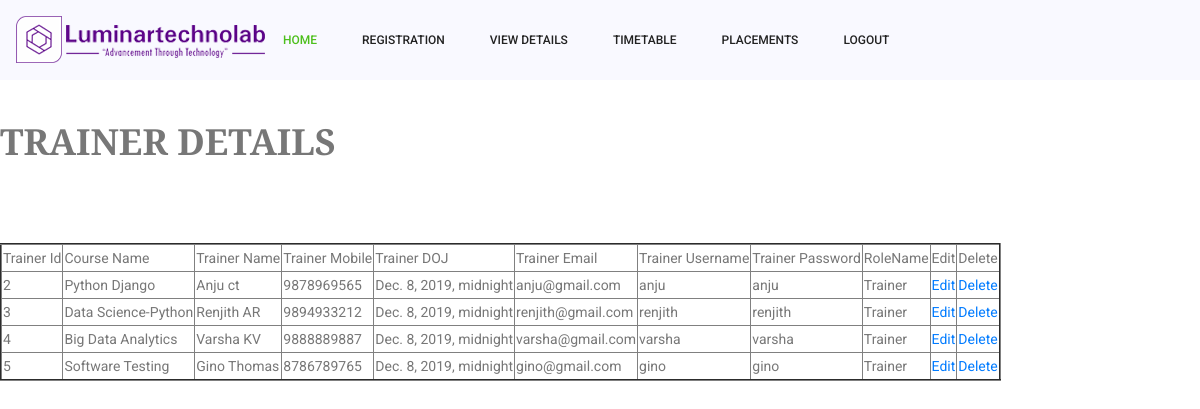
Screenshot of /hrapp/displaytrainer with the database file from the repository.
### adminapp/models.py (models this page shows, shortened)
class Trainer(models.Model):
    t_id=models.IntegerField(auto_created=True)
    course_name=models.ForeignKey(Course,on_delete=models.CASCADE)
    trainer_name=models.CharField(max_length=200)
    trainer_mobile = models.IntegerField()
    trainer_doj = models.DateTimeField(default=datetime.date.today())
    trainer_email = models.CharField(max_length=200)
    trainer_username=models.CharField(max_length=200,unique=True)
    trainer_password=models.CharField(max_length=100)
    role_name=models.ForeignKey(Role,on_delete=models.CASCADE)

class Course(models.Model):
    course_name=models.CharField(max_length=150,unique=True,)
    course_fee=models.IntegerField()
    def __str__(self):
        return self.course_name

class Role(models.Model):
    role_name=models.CharField(max_length=200,unique=True)
    def __str__(self):
        return self.role_name

### hrapp/views.py (the view)
# urls.py: path('displaytrainer', views.TrainerList.as_view(), name='displaytrainer'),
class TrainerList(ListView):
    model = Trainer
    template_name = 'adminapp/displaytrainer.html'

### template/adminapp/displaytrainer.html
<!DOCTYPE html>
<!DOCTYPE html>
{% extends "adminapp/hrindex.html" %}
    {% block body_block %}
<br><br><br><br><br>
<h1> TRAINER DETAILS</h1>
<br><br><br>
<table border="2">
    <tr>
        <td>Trainer Id</td>
        <td>Course Name</td>
        <td>Trainer Name</td>
        <td>Trainer Mobile</td>
        <td>Trainer DOJ </td>
        <td>Trainer Email</td>
        <td>Trainer Username</td>
        <td>Trainer Password</td>
        <td>RoleName</td>
        <td>Edit</td>
        <td>Delete</td>
    </tr>
     {% for val in object_list %}
    <tr>
        <td>{{ val.id }}</td>
        <td>{{ val.course_name }}</td>
        <td>{{ val.trainer_name }}</td>
        <td>{{ val.trainer_mobile }}</td>
        <td>{{ val.trainer_doj }}</td>
        <td>{{ val.trainer_email }}</td>
        <td>{{ val.trainer_username }}</td>
        <td>{{ val.trainer_password }}</td>
        <td>{{ val.role_name }}</td>
        <td><a href="{% url 'editdata' val.id %}">Edit</a></td>
        <td><a href="{% url 'deletedata' val.id %}">Delete</a></td>
    </tr>
    {% endfor %}
</table>
{% endblock %}

### template/adminapp/hrindex.html (shortened to what this page needs)
<!doctype html>
{% load staticfiles %}
<html lang="en">
    <head>
        <link rel="stylesheet" href="{% static 'css/bootstrap.css' %}">
        <link rel="stylesheet" href="{% static 'vendors/linericon/style.css' %}">
        <link rel="stylesheet" href="{% static 'css/font-awesome.min.css' %}">
        <link rel="stylesheet" href="{% static 'vendors/owl-carousel/owl.carousel.min.css' %}">
        <link rel="stylesheet" href="{% static 'vendors/lightbox/simpleLightbox.css' %}">
        <link rel="stylesheet" href="{% static 'vendors/nice-select/css/nice-select.css' %}">
        <link rel="stylesheet" href="{% static 'vendors/animate-css/animate.css' %}">
        <link rel="stylesheet" href="{% static 'vendors/popup/magnific-popup.css' %}">
        <link rel="stylesheet" href="{% static 'css/style.css' %}">
        <link rel="stylesheet" href="{% static 'css/responsive.css' %}">
    </head>
    <body>
        <header class="header_area">
           	<div class="top_menu row m0">
            <div class="main_menu">
            	<nav class="navbar navbar-expand-lg navbar-light">
					<div class="container">
						<a class="navbar-brand logo_h" href="index.html"><img src="{% static 'img/luminarlogo.png' %}" alt=""></a>
						<div class="collapse navbar-collapse offset" id="navbarSupportedContent">
							<ul class="nav navbar-nav menu_nav ml-auto">
								<li class="nav-item active"><a class="nav-link" href="{% url 'hrhome' %}">Home</a></li>
								<li class="nav-item submenu dropdown">
									<a href="#" class="nav-link dropdown-toggle" data-toggle="dropdown" role="button" aria-haspopup="true" aria-expanded="false">Registration</a>
								</li>
                                <li class="nav-item submenu dropdown">
									<a href="#" class="nav-link dropdown-toggle" data-toggle="dropdown" role="button" aria-haspopup="true" aria-expanded="false">View Details</a>
								</li>
								<li class="nav-item"><a class="nav-link" href="{% url 'timetable' %}">Timetable</a></li>
								<li class="nav-item"><a class="nav-link" href="{% url 'placement' %}">Placements</a></li>
								<li class="nav-item"><a class="nav-link" href="{% url 'hrlogout' %}">Logout</a></li>
							</ul>
						</div>
					</div>
            	</nav>
            </div></div></div>
        </header>
		{% block body_block %}
        {% endblock %}
    </body>
</html>

### rows the page displays
Trainer: id "2", course_name "Python Django", trainer_name "Anju ct", trainer_mobile "9878969565", trainer_doj "Dec. 8, 2019, midnight", trainer_email "anju@gmail.com", trainer_username "anju", trainer_password "anju", role_name "Trainer"
Trainer: id "3", course_name "Data Science-Python", trainer_name "Renjith AR", trainer_mobile "9894933212", trainer_doj "Dec. 8, 2019, midnight", trainer_email "renjith@gmail.com", trainer_username "renjith", trainer_password "renjith", role_name "Trainer"
Trainer: id "4", course_name "Big Data Analytics", trainer_name "Varsha KV", trainer_mobile "9888889887", trainer_doj "Dec. 8, 2019, midnight", trainer_email "varsha@gmail.com", trainer_username "varsha", trainer_password "varsha", role_name "Trainer"
Trainer: id "5", course_name "Software Testing", trainer_name "Gino Thomas", trainer_mobile "8786789765", trainer_doj "Dec. 8, 2019, midnight", trainer_email "gino@gmail.com", trainer_username "gino", trainer_password "gino", role_name "Trainer"
